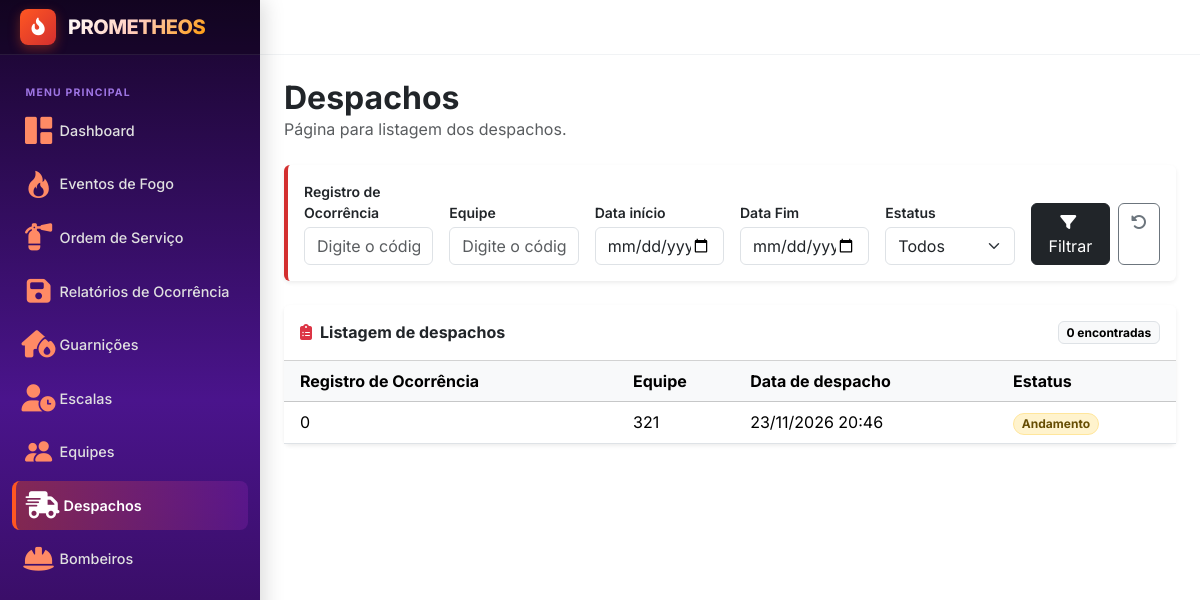
The app's page /despacho with its own data.
### evento_fogo/models.py (models this page shows, shortened)
class Despacho(models.Model):
    id = models.IntegerField(primary_key=True)
    id_ro = models.ForeignKey(RelatorioOcorrencia, on_delete=models.CASCADE)
    id_equipe = models.OneToOneField(Equipe, on_delete=models.PROTECT)
    data = models.DateTimeField()
    estatus = models.CharField(choices=Estatus, default=Estatus.ANDAMENTO)

class RelatorioOcorrencia(models.Model):
    id = models.IntegerField(primary_key=True)
    codigo = models.IntegerField()
    id_os = models.ForeignKey(OrdemServico, on_delete=models.CASCADE)
    data = models.DateTimeField()
    descricao = models.CharField(max_length=200)

### gestao/models.py (models this page shows, shortened)
class Equipe(models.Model):
    id = models.IntegerField(primary_key=True)
    codigo = models.IntegerField()
    estatus = models.CharField(choices=Estatus, default=Estatus.LIVRE)
    id_comandante = models.ForeignKey("usuario.Bombeiro", on_delete=models.PROTECT)

### evento_fogo/views.py (the view)
# urls.py: path('despacho', fogoViews.despacho, name='despacho'),
def despacho(request):
    despachos = Despacho.objects.all().order_by("-data")
    filtros = {
        "id_ro" : request.GET.get("id_ro", ""),
        "id_equipe" : request.GET.get("id_equipe", ""),
        "data_inicio" : request.GET.get("data_inicio", ""),
        "data_fim" : request.GET.get("data_fim", ""),
        "estatus" : request.GET.get("estatus", "")
    }
    if filtros["id_ro"]:
        despachos = despachos.filter(id_ro__id_os__id_evento_fogo__codigo=filtros["id_ro"])
    if filtros["id_equipe"]:
        despachos = despachos.filter(id_equipe__codigo=filtros["id_equipe"])
    if filtros["data_inicio"]:
        despachos = despachos.filter(data__date__gte=filtros["data_inicio"])
    if filtros["data_fim"]:
        despachos = despachos.filter(data__date__lte=filtros["data_fim"])
    if filtros["estatus"]:
        despachos = despachos.filter(estatus=filtros["estatus"])
    contexto = {
        "despachos" : despachos,
        "filtros" : filtros,
        "estatus_opcoes" : Despacho._meta.get_field("estatus").choices
    }
    return render(request, 'evento_fogo/despachos.html', contexto)

### templates/evento_fogo/despachos.html (shortened to what this page needs)
{% extends "layout.html" %}
{% block content %}
<div class="d-flex flex-wrap align-items-start justify-content-between gap-3 mb-4">
    <div>
        <h1 class="h2 fw-bold mb-0">Despachos</h1>
        <p class="text-muted mb-0">Página para listagem dos despachos.</p>
    </div>
</div>
<div class="card border-0 shadow-sm mb-4" style="border-left: 4px solid #D32F2F !important;">
    <div class="card-body p-3">
        <form method="get" class="row g-3 align-items-end">
            <div class="col-12 col-md-2">
                <label for="filtro-id_ro" class="form-label small fw-semibold mb-1">Registro de Ocorrência</label>
                <input type="text" class="form-control" id="filtro-id_ro" name="id_ro"
                       placeholder="Digite o código do RO" value="{{ filtros.id_ro }}">
            </div>
            <div class="col-12 col-md-2">
                <label for="filtro-id_equipe" class="form-label small fw-semibold mb-1">Equipe</label>
                <input type="text" class="form-control" id="filtro-id_equipe" name="id_equipe"
                       placeholder="Digite o código da equipe" value="{{ filtros.id_equipe }}">
            </div>
            <div class="col-12 col-md-2">
                <label for="filtro-data_inicio" class="form-label small fw-semibold mb-1">Data início</label>
                <input type="date" class="form-control" id="filtro-data_inicio" name="data_inicio"
                         value="{{ filtros.data_inicio}}">
            </div>
            <div class="col-12 col-md-2">
                <label for="filtro-data_fim" class="form-label small fw-semibold mb-1">Data Fim</label>
                <input type="date" class="form-control" id="filtro-data_fim" name="data_fim"
                         value="{{ filtros.data_fim}}">
            </div>
            <div class="col-12 col-md-2">
                <label for="filtro-estatus" class="form-label small fw-semibold mb-1">Estatus</label>
                <select class="form-select" id="filtro-estatus" name="estatus">
                    <option value="">Todos</option>
                </select>
            </div>
            <div class="col-12 col-md-2 d-flex gap-2">
                <button type="submit" class="btn btn-dark w-100">
                    <i class="fa-solid fa-filter me-1"></i> Filtrar
                </button>
                <a href="{% url 'despacho' %}" class="btn btn-outline-secondary" title="Limpar filtros" aria-label="Limpar filtros">
                    <i class="fa-solid fa-rotate-left"></i>
                </a>
            </div>
        </form>
    </div>
</div>
<div class="card border-0 shadow-sm">
    <div class="card-header bg-white d-flex align-items-center justify-content-between py-3">
        <h2 class="h6 fw-bold mb-0">
            <i class="fa-solid fa-clipboard-list text-danger me-2"></i>Listagem de despachos
        </h2>
        <span class="badge text-bg-light border">{{ ordens|length }} encontrada{{ ordens|length|pluralize }}</span>
    </div>
    <div class="table-responsive">
        <table class="table table-hover align-middle mb-0">
            <thead class="table-light">
                <tr>
                    <th scope="col" class="ps-3">Registro de Ocorrência</th>
                    <th scope="col">Equipe</th>
                    <th scope="col">Data de despacho</th>
                    <th scope="col">Estatus</th>
                </tr>
            </thead>
            <tbody>
                {% for despacho in despachos %}
                <tr>
                    <td class="ps-3">{{ despacho.id_ro.codigo }}</td>
                    <td>{{ despacho.id_equipe.codigo }}</td>
                    <td>{{ despacho.data|date:"d/m/Y H:i" }}</td>
                    <td>
                        {% if despacho.estatus == "ABERTA" %}
                        <span class="badge bg-danger-subtle text-danger border border-danger-subtle rounded-pill">{{ despacho.get_estatus_display }}</span>
                        {% elif despacho.estatus == "ANDAMENTO" %}
                        <span class="badge bg-warning-subtle text-warning-emphasis border border-warning-subtle rounded-pill">{{ despacho.get_estatus_display }}</span>
                        {% elif despacho.estatus == "FECHADA" %}
                        <span class="badge bg-secondary-subtle text-secondary border border-secondary-subtle rounded-pill">{{ despacho.get_estatus_display }}</span>
                        {% else %}
                        <span class="badge bg-light text-dark border rounded-pill">{{ despacho.get_estatus_display|default:despacho.estatus }}</span>
                        {% endif %}
                    </td>
                </tr>
                {% endfor %}
            </tbody>
        </table>
    </div>
</div>
{% endblock %}

### templates/layout.html (style rules this page uses)
:root { --fire-red-dark: #D32F2F; --fire-red-primary: #E64A19; --fire-orange: #FF5722; --fire-amber: #FF9800; --purple-dark: #18052B; --purple-mid: #4A148C; --purple-light: #7B1FA2; --bg-main: #ffffff; --sidebar-width: 260px; --sidebar-collapsed-width: 80px; --topbar-height: 55px; }
body { font-family: 'Inter', -apple-system, BlinkMacSystemFont, "Segoe UI", Roboto, sans-serif; background-color: var(--bg-main); color: #212529; overflow-x: hidden; margin: 0; padding: 0; }

### records on screen
Despacho: id_ro.codigo "0", id_equipe.codigo "321", data "23/11/2026 20:46", estatus "Andamento"

### other values on screen
{{ ordens|length }} "0"
